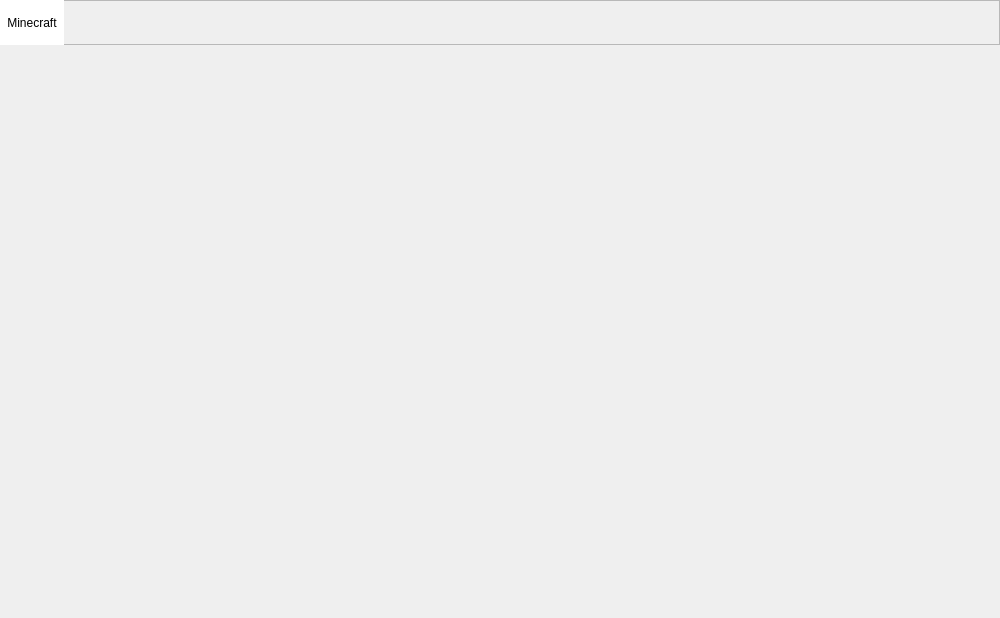
<?xml version="1.0" encoding="UTF-8"?>
<ui version="4.0">
 <class>Downloader</class>
 <widget class="QWidget" name="Downloader">
  <property name="geometry">
   <rect>
    <x>0</x>
    <y>0</y>
    <width>1000</width>
    <height>618</height>
   </rect>
  </property>
  <property name="windowTitle">
   <string>下载</string>
  </property>
  <widget class="QFrame" name="f_panel">
   <property name="geometry">
    <rect>
     <x>0</x>
     <y>0</y>
     <width>1000</width>
     <height>45</height>
    </rect>
   </property>
   <property name="styleSheet">
    <string notr="true">QPushButton{
	border:none;
	background-color:rgb(255,255,255);
}

QPushButton:hover{
	background-color:rgb(229,229,229);
}

QPushButton:checked{
	border-bottom:2px solid rbg(0,0,0);
}</string>
   </property>
   <property name="frameShape">
    <enum>QFrame::StyledPanel</enum>
   </property>
   <property name="frameShadow">
    <enum>QFrame::Raised</enum>
   </property>
   <widget class="QCustomButton" name="pb_minecraft">
    <property name="geometry">
     <rect>
      <x>0</x>
      <y>0</y>
      <width>64</width>
      <height>45</height>
     </rect>
    </property>
    <property name="text">
     <string>Minecraft</string>
    </property>
    <property name="checkable">
     <bool>true</bool>
    </property>
    <property name="autoExclusive">
     <bool>true</bool>
    </property>
    <property name="autoDefault">
     <bool>false</bool>
    </property>
   </widget>
  </widget>
  <widget class="QWidget" name="w_ui" native="true">
   <property name="geometry">
    <rect>
     <x>0</x>
     <y>45</y>
     <width>1000</width>
     <height>573</height>
    </rect>
   </property>
  </widget>
 </widget>
 <customwidgets>
  <customwidget>
   <class>QCustomButton</class>
   <extends>QPushButton</extends>
   <header>Ui.QCustomButton</header>
  </customwidget>
 </customwidgets>
 <resources/>
 <connections/>
</ui>
